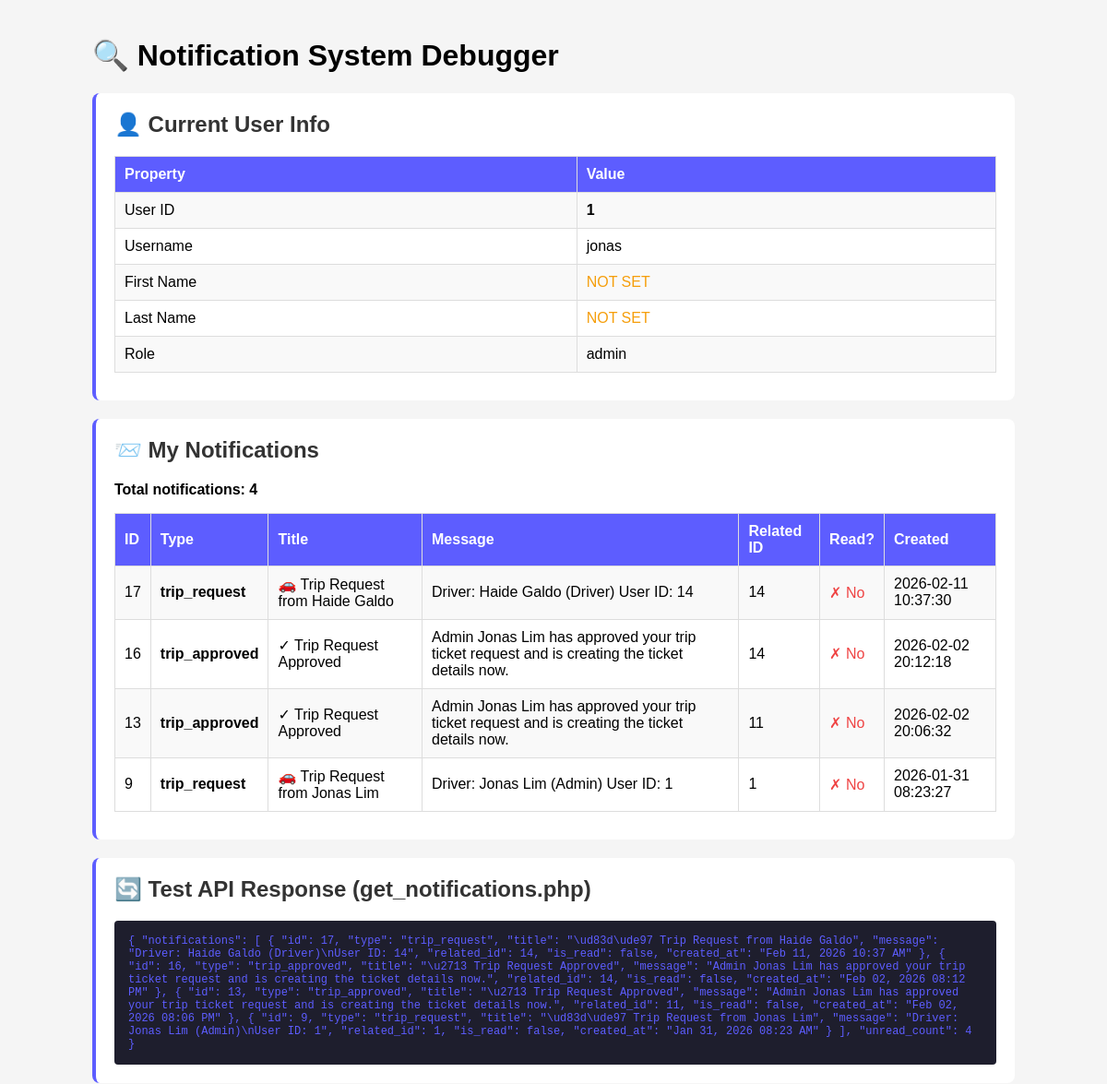
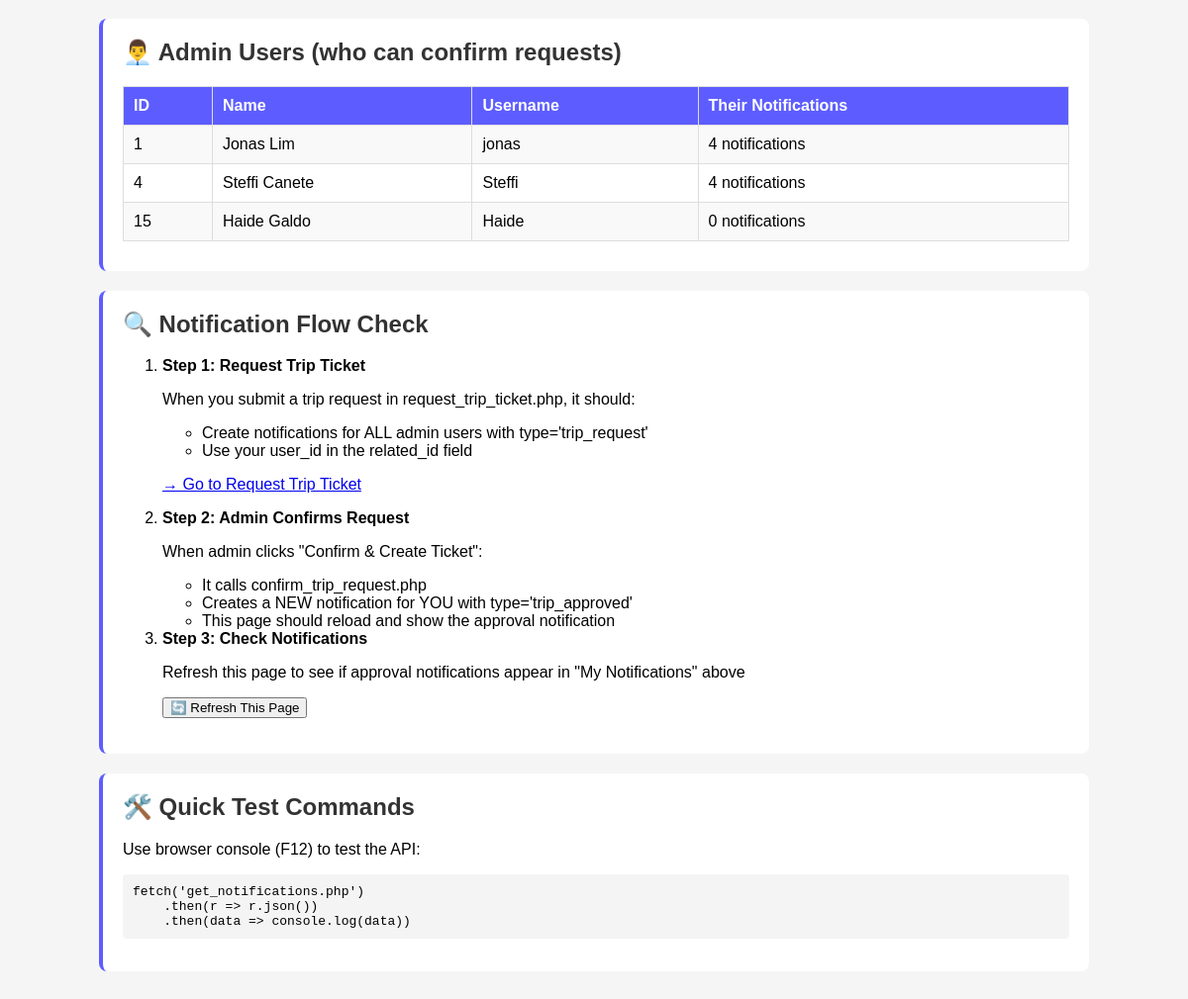
The page /notification_debugger.php (signed in) on the database its author committed (2 pictures, top to bottom).
### tables this page shows
CREATE TABLE `notifications` (
  `id` int(11) NOT NULL,
  `user_id` int(11) NOT NULL,
  `type` varchar(100) NOT NULL,
  `title` varchar(255) NOT NULL,
  `message` longtext NOT NULL,
  `related_id` int(11) DEFAULT NULL,
  `related_data` longtext DEFAULT NULL,
  `is_read` tinyint(1) DEFAULT 0,
  `created_at` datetime DEFAULT current_timestamp()
);

CREATE TABLE `users` (
  `id` int(11) NOT NULL,
  `username` varchar(50) NOT NULL,
  `password` varchar(255) NOT NULL,
  `role` enum('admin','user','chief') NOT NULL,
  `profile_pic` varchar(255) DEFAULT NULL,
  `first_name` varchar(50) DEFAULT NULL,
  `last_name` varchar(50) DEFAULT NULL,
  `email` varchar(100) DEFAULT NULL,
  `phone` varchar(20) DEFAULT NULL,
  `department` varchar(100) DEFAULT NULL,
  `position` varchar(100) DEFAULT NULL,
  `employee_id` varchar(50) DEFAULT NULL,
  `driver_id` int(11) DEFAULT NULL,
  `created_at` timestamp NOT NULL DEFAULT current_timestamp()
);

### notification_debugger.php (the view, shortened to what this page needs)
<?php
include 'db_connect.php';
$current_user_id = $_SESSION['user_id'];
$username = $_SESSION['username'] ?? 'Unknown';
$first_name = $_SESSION['first_name'] ?? '';
$last_name = $_SESSION['last_name'] ?? '';
?>
<!DOCTYPE html>
<html lang="en">
<head>
</head>
<body>
<h1>🔍 Notification System Debugger</h1>
<div class="section">
    <h2>👤 Current User Info</h2>
    <table>
        <tr>
            <th>Property</th>
            <th>Value</th>
        </tr>
        <tr>
            <td>User ID</td>
            <td><strong><?php echo $current_user_id; ?></strong></td>
        </tr>
        <tr>
            <td>Username</td>
            <td><?php echo htmlspecialchars($username); ?></td>
        </tr>
        <tr>
            <td>First Name</td>
            <td><?php echo htmlspecialchars($first_name) ?: '<span class="warning">NOT SET</span>'; ?></td>
        </tr>
        <tr>
            <td>Last Name</td>
            <td><?php echo htmlspecialchars($last_name) ?: '<span class="warning">NOT SET</span>'; ?></td>
        </tr>
        <tr>
            <td>Role</td>
            <td><?php echo htmlspecialchars($_SESSION['role'] ?? 'Unknown'); ?></td>
        </tr>
    </table>
</div>
<div class="section">
    <h2>📨 My Notifications</h2>
    <?php
    try {
        $query = "SELECT * FROM notifications WHERE user_id = ? ORDER BY created_at DESC LIMIT 20";
        $stmt = $pdo->prepare($query);
        $stmt->execute([$current_user_id]);
        $notifications = $stmt->fetchAll(PDO::FETCH_ASSOC);
        echo "<p><strong>Total notifications: " . count($notifications) . "</strong></p>";
        if (count($notifications) > 0) {
            echo "<table>";
            echo "<tr>";
            echo "<th>ID</th>";
            echo "<th>Type</th>";
            echo "<th>Title</th>";
            echo "<th>Message</th>";
            echo "<th>Related ID</th>";
            echo "<th>Read?</th>";
            echo "<th>Created</th>";
            echo "</tr>";
            foreach ($notifications as $notif) {
                echo "<tr>";
                echo "<td>" . $notif['id'] . "</td>";
                echo "<td><strong>" . htmlspecialchars($notif['type']) . "</strong></td>";
                echo "<td>" . htmlspecialchars($notif['title']) . "</td>";
                echo "<td>" . htmlspecialchars(substr($notif['message'], 0, 100)) . (strlen($notif['message']) > 100 ? '...' : '') . "</td>";
                echo "<td>" . ($notif['related_id'] ?? '-') . "</td>";
                echo "<td>" . ($notif['is_read'] ? '<span class="success">✓ Yes</span>' : '<span class="error">✗ No</span>') . "</td>";
                echo "<td>" . htmlspecialchars($notif['created_at']) . "</td>";
                echo "</tr>";
            }
            echo "</table>";
        } else {
            echo "<p class='error'><strong>❌ No notifications found!</strong></p>";
        }
    } catch (PDOException $e) {
        echo "<p class='error'>Error: " . htmlspecialchars($e->getMessage()) . "</p>";
    }
    ?>
</div>
<div class="section">
    <h2>🔄 Test API Response (get_notifications.php)</h2>
    <?php
    try {
        $query = "SELECT id, type, title, message, related_id, is_read, created_at
                  FROM notifications
                  WHERE user_id = ?
                  ORDER BY created_at DESC
                  LIMIT 10";
        $stmt = $pdo->prepare($query);
        $stmt->execute([$current_user_id]);
        $notifications = $stmt->fetchAll(PDO::FETCH_ASSOC);
        $count_query = "SELECT COUNT(*) as count FROM notifications WHERE user_id = ? AND (is_read = FALSE OR is_read IS NULL)";
        $count_stmt = $pdo->prepare($count_query);
        $count_stmt->execute([$current_user_id]);
        $count_result = $count_stmt->fetch(PDO::FETCH_ASSOC);
        $response = [
            'notifications' => [],
            'unread_count' => $count_result['count'] ?? 0
        ];
        foreach ($notifications as $notif) {
            $response['notifications'][] = [
                'id' => (int)$notif['id'],
                'type' => $notif['type'],
                'title' => $notif['title'],
                'message' => $notif['message'],
                'related_id' => $notif['related_id'] ? (int)$notif['related_id'] : null,
                'is_read' => (bool)$notif['is_read'],
                'created_at' => date('M d, Y h:i A', strtotime($notif['created_at']))
            ];
        }
        echo "<div class='json-output'>";
        echo htmlspecialchars(json_encode($response, JSON_PRETTY_PRINT | JSON_UNESCAPED_SLASHES));
        echo "</div>";
    } catch (PDOException $e) {
        echo "<p class='error'>Error: " . htmlspecialchars($e->getMessage()) . "</p>";
    }
    ?>
</div>
<div class="section">
    <h2>👨‍💼 Admin Users (who can confirm requests)</h2>
    <?php
    try {
        $admin_query = "SELECT id, username, first_name, last_name FROM users WHERE role = 'admin' ORDER BY id";
        $admin_result = $pdo->query($admin_query);
        $admins = $admin_result->fetchAll(PDO::FETCH_ASSOC);
        if (count($admins) > 0) {
            echo "<table>";
            echo "<tr><th>ID</th><th>Name</th><th>Username</th><th>Their Notifications</th></tr>";
            foreach ($admins as $admin) {
                $admin_id = $admin['id'];
                $notif_stmt = $pdo->prepare("SELECT COUNT(*) as count FROM notifications WHERE user_id = ?");
                $notif_stmt->execute([$admin_id]);
                $notif_count = $notif_stmt->fetch()['count'];
                echo "<tr>";
                echo "<td>" . $admin_id . "</td>";
                echo "<td>" . htmlspecialchars($admin['first_name'] . ' ' . $admin['last_name']) . "</td>";
                echo "<td>" . htmlspecialchars($admin['username']) . "</td>";
                echo "<td>" . $notif_count . " notifications</td>";
                echo "</tr>";
            }
            echo "</table>";
        } else {
            echo "<p class='error'>❌ No admin users found!</p>";
        }
    } catch (PDOException $e) {
        echo "<p class='error'>Error: " . htmlspecialchars($e->getMessage()) . "</p>";
    }
    ?>
</div>
<div class="section">
    <h2>🔍 Notification Flow Check</h2>
    <ol>
        <li>
            <strong>Step 1: Request Trip Ticket</strong>
            <p>When you submit a trip request in request_trip_ticket.php, it should:</p>
            <ul>
                <li>Create notifications for ALL admin users with type='trip_request'</li>
                <li>Use your user_id in the related_id field</li>
            </ul>
            <p><a href="request_trip_ticket.php" target="_blank">→ Go to Request Trip Ticket</a></p>
        </li>
        <li>
            <strong>Step 2: Admin Confirms Request</strong>
            <p>When admin clicks "Confirm & Create Ticket":</p>
            <ul>
                <li>It calls confirm_trip_request.php</li>
                <li>Creates a NEW notification for YOU with type='trip_approved'</li>
                <li>This page should reload and show the approval notification</li>
            </ul>
        </li>
        <li>
            <strong>Step 3: Check Notifications</strong>
            <p>Refresh this page to see if approval notifications appear in "My Notifications" above</p>
            <p><button onclick="location.reload()">🔄 Refresh This Page</button></p>
        </li>
    </ol>
</div>
<div class="section">
    <h2>🛠️ Quick Test Commands</h2>
    <p>Use browser console (F12) to test the API:</p>
    <pre><code>fetch('get_notifications.php')
    .then(r => r.json())
    .then(data => console.log(data))</code></pre>
</div>
</body>
</html>

### notification_debugger.php (style rules this page uses)
body { font-family: Arial, sans-serif; background: #f5f5f5; padding: 20px; max-width: 1000px; margin: 0 auto; }
.section { background: white; padding: 20px; margin-bottom: 20px; border-radius: 8px; border-left: 4px solid #5d5dff; }
.section h2 { margin-top: 0; color: #333; }
table { width: 100%; border-collapse: collapse; margin: 10px 0; }
th, td { border: 1px solid #ddd; padding: 10px; text-align: left; }
th { background-color: #5d5dff; color: white; }
tr:nth-child(even) { background-color: #f9f9f9; }
.error { color: #ef4444; }
.warning { color: #f59e0b; }
pre { background: #f4f4f4; padding: 10px; border-radius: 4px; overflow-x: auto; }
.json-output { background: #1e1e2d; color: #5d5dff; padding: 15px; border-radius: 4px; font-family: 'Courier New', monospace; font-size: 12px; }

### rows shown on the page
notifications: id "17", type "trip_request", title "🚗 Trip Request from Haide Galdo", message "Driver: Haide Galdo (Driver) User ID: 14", related "14", is_read "✗ No", created_at "2026-02-11 10:37:30"
notifications: id "16", type "trip_approved", title "✓ Trip Request Approved", message "Admin Jonas Lim has approved your trip ticket request and is creating the ticket details now.", related "14", is_read "✗ No", created_at "2026-02-02 20:12:18"
notifications: id "13", type "trip_approved", title "✓ Trip Request Approved", message "Admin Jonas Lim has approved your trip ticket request and is creating the ticket details now.", related "11", is_read "✗ No", created_at "2026-02-02 20:06:32"
notifications: id "9", type "trip_request", title "🚗 Trip Request from Jonas Lim", message "Driver: Jonas Lim (Admin) User ID: 1", related "1", is_read "✗ No", created_at "2026-01-31 08:23:27"
users: id "1", first_name+last_name "Jonas Lim", username "jonas", notif_count "4"
users: id "4", first_name+last_name "Steffi Canete", username "Steffi", notif_count "4"
users: id "15", first_name+last_name "Haide Galdo", username "Haide", notif_count "0"

### other values the page prints
$current_user_id "1"
$username "jonas"
htmlspecialchars($last_name) ?: '<span class="warning">NOT SET</span>' "NOT SET"
$_SESSION['role'] "admin"
count($notifications) "4"
